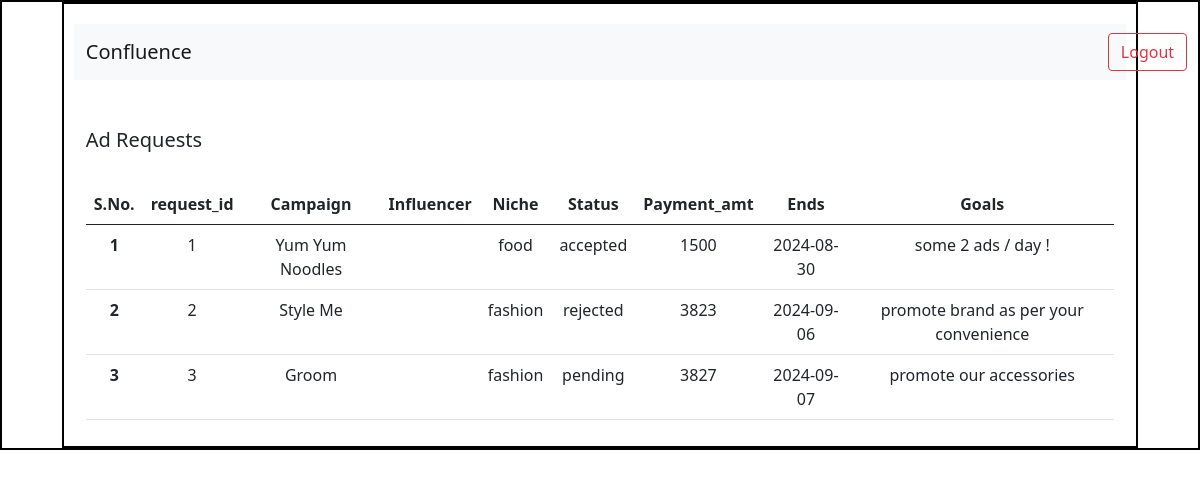
/admin/ad_requests, run on the app's committed database.
### application/models.py (models this page shows)
class AdRequest(db.Model):
    __tablename__ = 'ad_request'
    request_id = db.Column(db.Integer, primary_key = True)
    campaign_id = db.Column(db.Integer, db.ForeignKey('campaign.camp_id'), nullable=False)
    sponsor_id = db.Column(db.Integer, db.ForeignKey('sponsor.id'), nullable=False)
    niche = db.Column(db.String, nullable = False)
    requirements = db.Column(db.String, nullable = False)
    payment_amt = db.Column(db.String, default = 1000)
    status = db.Column(db.String, default = "pending")
    end_date = db.Column(db.String, nullable = False)
    request_type = db.Column(db.String, nullable = False)
    is_accepted = db.Column(db.Boolean,  default =  False)
    campaign = db.relationship('Campaign', backref='ad_requests')
    sponsor = db.relationship('Sponsor', backref='ad_requests')  # pseudo

class Campaign(db.Model):
    __tablename__ = 'campaign'
    camp_id = db.Column(db.Integer, primary_key = True)
    camp_name = db.Column(db.String, nullable = False)
    sponsor_id = db.Column(db.Integer, db.ForeignKey('sponsor.id'))
    category = db.Column(db.String, nullable = False)
    search_category =db.Column(db.String, nullable = False) # for influencer to search relevant campaigns
    s_date = db.Column(db.String, nullable = False)
    e_date = db.Column(db.String, nullable = False)
    budget = db.Column(db.Integer, nullable = False)
    visibility = db.Column(db.String, default = 'public')
    description = db.Column(db.String)
    is_completed = db.Column(db.Boolean,  default =  False)
    is_flagged = db.Column(db.Boolean, default = False)
    sponsor = db.relationship('Sponsor', backref='campaign') #pseudo col

### application/controllers.py (the view)
@app.route('/admin/ad_requests')
def fetch_ad_info():
    ad_info = AdRequest.query.all()
    return render_template ('ad_request_stats.html', ads = ad_info)

### templates/ad_request_stats.html (shortened to what this page needs)
<!DOCTYPE html>
<html lang="en">
<head>
    <link rel="stylesheet" href="../static/dashboard.css">
    <link href="https://cdn.jsdelivr.net/npm/bootstrap@5.0.2/dist/css/bootstrap.min.css" rel="stylesheet">
</head>
<body>
    <div id = "main">
        <div id = "canvas">
            <div id = "dashboard-body">
            <nav class="navbar navbar-expand-lg navbar-light bg-light">
                <div class="container-fluid">
                  <a class="navbar-brand" href="#">Confluence</a>
                  <div class="collapse navbar-collapse" id="navbarSupportedContent">
                    <form class="d-flex" style="margin-left: 900px;">
                      <button class="btn btn-outline-danger" type="button" onclick="location.href='/'">Logout</button>
                  </form>
                  </div>
                </div>
              </nav>
              <br>
              <div class="container mt-4">
                <h5>Ad Requests </h5><br>
                {% if ads|length == 0 %}
                <p> No ad requests right now</p>
                {% else %}
                <table class="table" style="text-align: center;">
                  <thead>
                    <tr>
                      <th scope="col">S.No.</th>
                      <th scope="col">request_id</th>
                      <th scope="col">Campaign</th>
                      <th scope="col">Influencer</th>
                      <th scope="col">Niche</th>
                       <th scope="col">Status</th>
                       <th scope="col">Payment_amt</th>
                       <th scope="col">Ends</th>
                       <th scope="col">Goals</th>
                    </tr>
                  </thead>
                  <tbody>
                    {% for req in ads %}
                    <tr>
                      <th scope="row">{{loop.index}}</th>
                      <td>{{req.request_id}}</td>
                      <td>{{req.campaign.camp_name}}</td>
                      <td>{{req.influencer.full_name}}</td>
                      <td>{{req.niche}}</td>
                      <td>{{req.status}}</td>
                      <td>{{req.payment_amt}}</td>
                      <td>{{req.end_date}}</td>
                      <td>{{req.requirements}}</td>
                    </tr>
                    {% endfor %}
                  </tbody>
                </table>
                {% endif %}
            </div>
            </div>
        </div>
    </div>
</body>
</html>

### static/dashboard.css (style rules this page uses)
* { margin: 0px; }
#main, #canvas { border: 2px solid black; }
#canvas { margin:auto; width: 90%; height: auto; }
#dashboard-body { margin-top: 10px; padding: 10px; }

### data on the page
AdRequest: request_id "1", campaign.camp_name "Yum Yum Noodles", niche "food", status "accepted", payment_amt "1500", end_date "2024-08-30", requirements "some 2 ads / day !"
AdRequest: request_id "2", campaign.camp_name "Style Me", niche "fashion", status "rejected", payment_amt "3823", end_date "2024-09-06", requirements "promote brand as per your convenience"
AdRequest: request_id "3", campaign.camp_name "Groom", niche "fashion", status "pending", payment_amt "3827", end_date "2024-09-07", requirements "promote our accessories"
